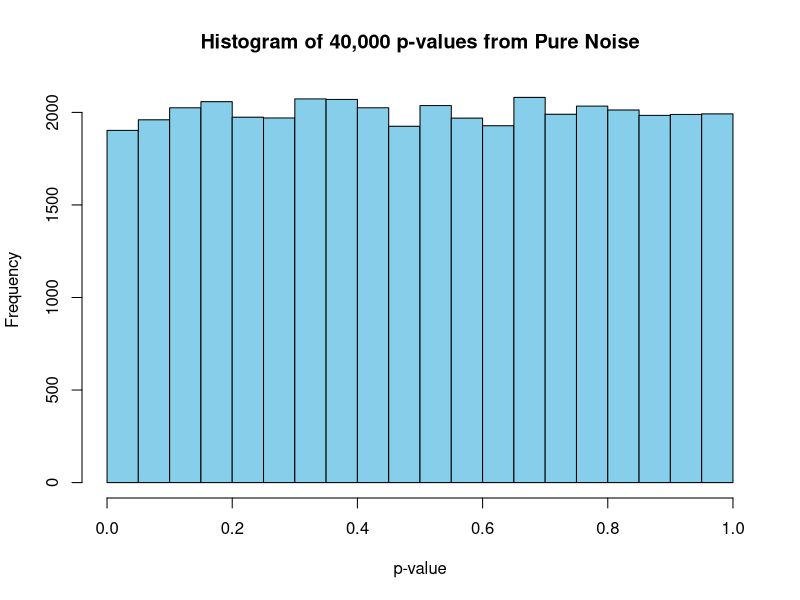
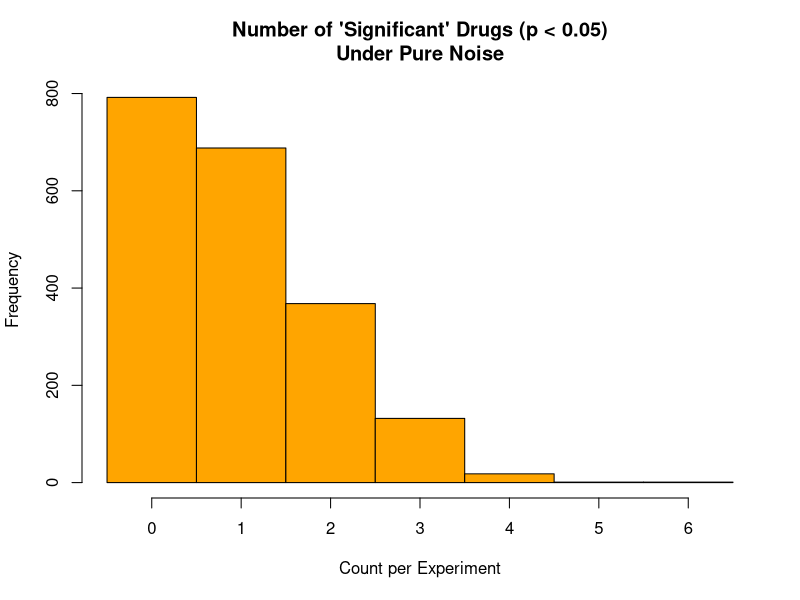
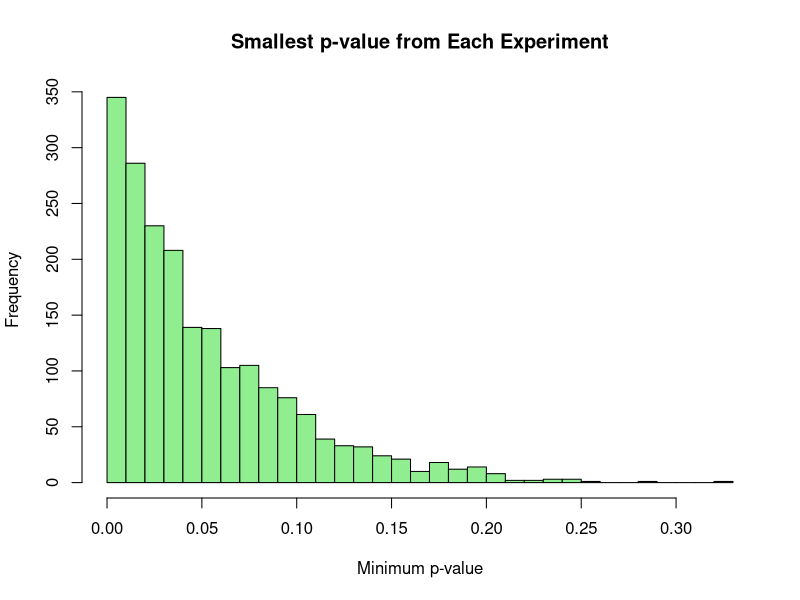

Write the R code that produced these figures, in order.
#label===do1screen
do1screen <- function(m = 20, n = 30) {
  pvals <- numeric(m)
  for (j in 1:m) {
    placebo <- rnorm(n, mean = 0, sd = 1)
    drug    <- rnorm(n, mean = 0, sd = 1)  # no effect at all
    pvals[j] <- t.test(drug, placebo)$p.value
  }
  pvals
}

set.seed(1)
do1screen()
#===end

#label===pvalues
B <- 2000
all_p <- replicate(B, do1screen(), simplify = TRUE)
dim(all_p)  # 20 x 2000 matrix: 40,000 p-values in total
#===end

pdf("images/chapter_5/hypo-pvalues.pdf", width = 5, height = 4)
#label===hist
hist(all_p, breaks = 30, col = "skyblue",
     main = "Histogram of 40,000 p-values from Pure Noise",
     xlab = "p-value")
#===end
dev.off()

pdf("images/chapter_5/hypo-sigcount.pdf", width = 5, height = 4)
#label===sigcount
sig_count <- apply(all_p < 0.05, 2, sum)

hist(sig_count, breaks = seq(-0.5, max(sig_count) + 0.5, by = 1),
     col = "orange",
     main = "Number of 'Significant' Drugs (p < 0.05)\nUnder Pure Noise",
     xlab = "Count per Experiment")
#===end
dev.off()

#label===meansig
mean(sig_count >= 1)
#===end


min_p <- apply(all_p, 2, min)

pdf("images/chapter_5/hypo-minp.pdf", width = 5, height = 4)
#label===minp
hist(min_p, breaks = 30, col = "lightgreen",
     main = "Smallest p-value from Each Experiment",
     xlab = "Minimum p-value")
#===end
dev.off()


##


#label===do1screen_alt
do1screen_alt <- function(m = 20, n = 30, effect = 0.5) {
  pvals <- numeric(m)
  true_effect <- sample(1:m, 4)
  for (j in 1:m) {
    placebo <- rnorm(n, mean = 0, sd = 1)
    if (j %in% true_effect) {
      drug <- rnorm(n, mean = effect, sd = 1)
    } else {
      drug <- rnorm(n, mean = 0, sd = 1)
    }
    pvals[j] <- t.test(drug, placebo)$p.value
  }
  list(p = pvals, truth = true_effect)
}

set.seed(2)
#===end


##


#label===altresults
B <- 1000
results <- replicate(B, do1screen_alt(), simplify = FALSE)

TP_unc <- FP_unc <- TP_bonf <- FP_bonf <- numeric(B)

for (b in 1:B) {
  p <- results[[b]]$p
  truth <- results[[b]]$truth

  sig_unc <- which(p < 0.05)
  TP_unc[b] <- sum(sig_unc %in% truth)
  FP_unc[b] <- sum(!(sig_unc %in% truth))

  sig_bonf <- which(p < 0.05/20)
  TP_bonf[b] <- sum(sig_bonf %in% truth)
  FP_bonf[b] <- sum(!(sig_bonf %in% truth))
}

c("TP_unc"  = mean(TP_unc),
  "FP_unc"  = mean(FP_unc),
  "TP_bonf" = mean(TP_bonf),
  "FP_bonf" = mean(FP_bonf))
#===end
